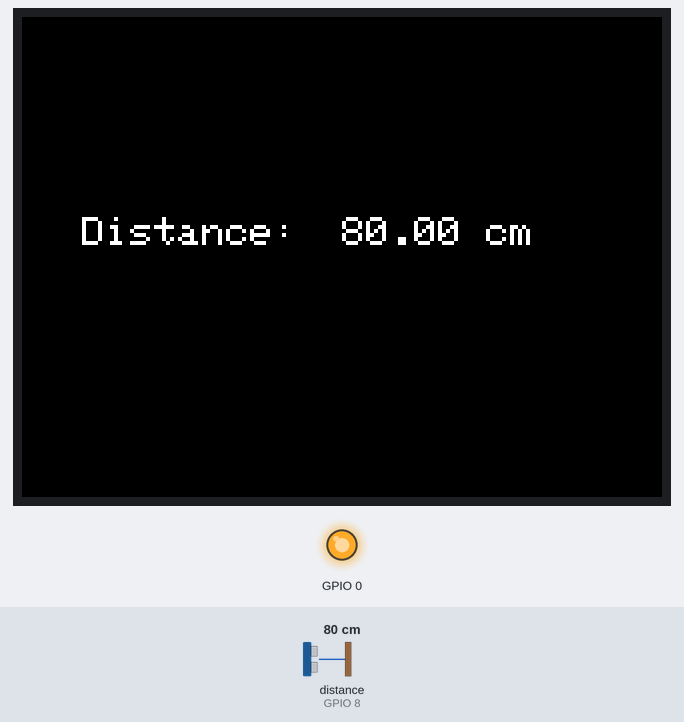
The sketch below on a simulated ESP32. Shown: 320×240 colour display, output pins drawn as LEDs (lit = HIGH). The inputs (shaded band) are chosen by the test bench; at power-on: distance to the obstacle (sensor on GPIO 8) 80 cm. The echo pulse lasts 58.3 µs per cm.

Above: at 1.5 s.
1.6 s: distance to the obstacle (sensor on GPIO 8) set to 2 cm
At 3.2 s:
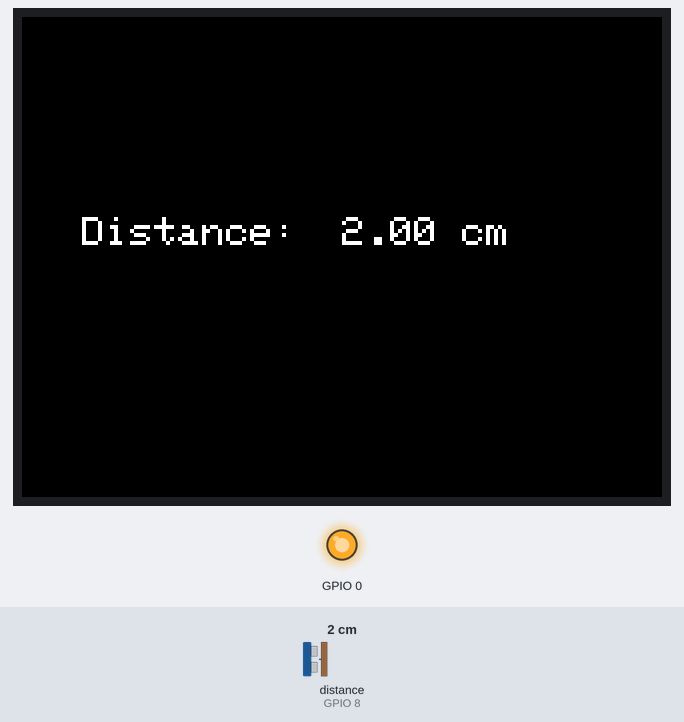
3.5 s: distance to the obstacle (sensor on GPIO 8) set to 4 cm
At 4.3 s:
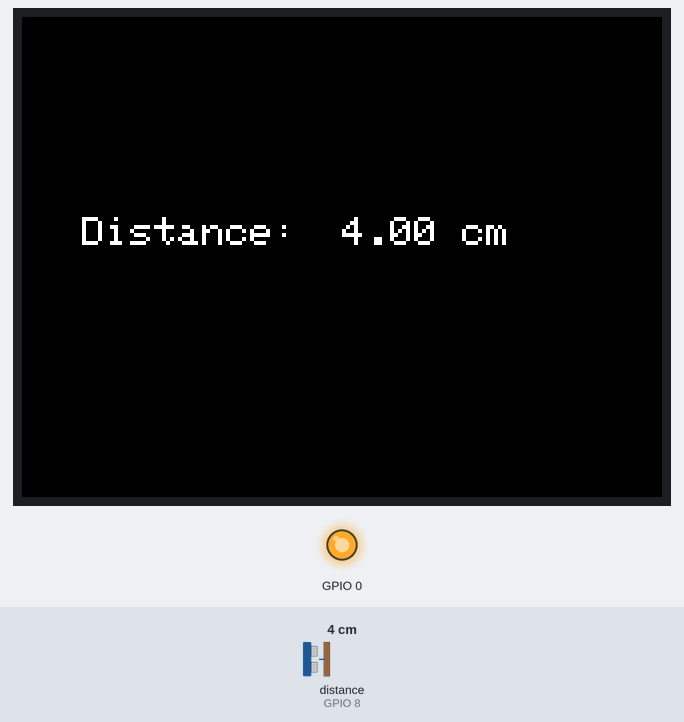
5.1 s: distance to the obstacle (sensor on GPIO 8) set to 9 cm
At 5.5 s:
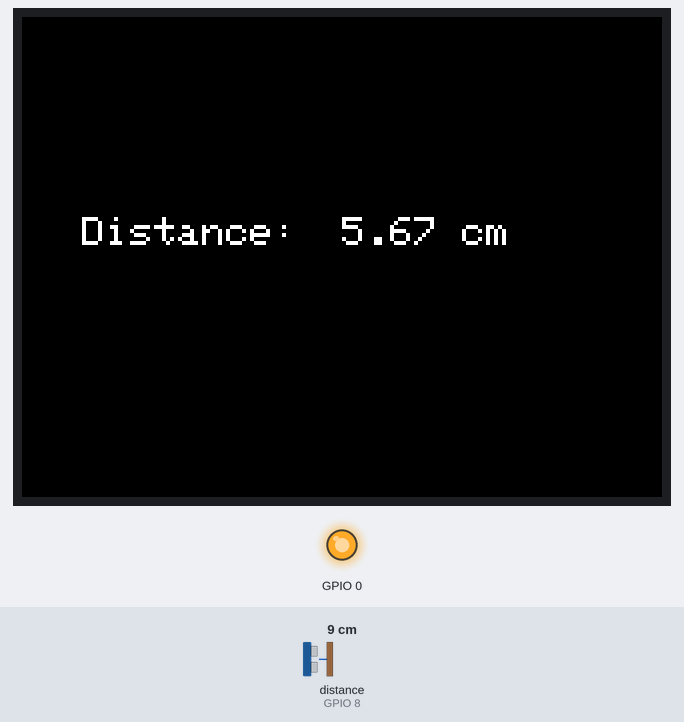
Timing chart, 0 to 8.1 s (numbered marks = the images above; inputs shaded):
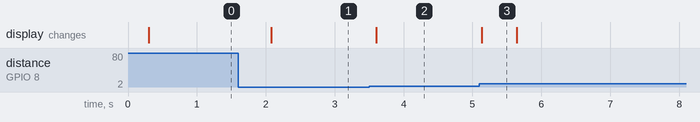

Measured:
- after the input at 1.6 s, the display: changes after 0.48 s (image 1)
- after the input at 3.5 s, the display: changes after 0.11 s (image 2)
- after the input at 5.1 s, the display: changes at once (image 3)
- what the display in image 3 shows lasts 0.5 s, from 5.1 s to 5.6 s

The sketch:

7._Ultrasonic_Ranging_Display.ino
```cpp
/*
  =========================================================
   RP2040 + Ultrasonic Sensor + Display (LovyanGFX)
  =========================================================

  LIBRARIES USED:
  ---------------------------------------------------------
  - HCSR04 (Ultrasonic Distance Sensor)
  - LovyanGFX (Display + Touch Control)

  CONNECTIONS:
  ---------------------------------------------------------
  Ultrasonic Sensor (HC-SR04):
    VCC  -> 5V
    GND  -> GND
    TRIG -> GPIO 9
    ECHO -> GPIO 8

  Display (ST7789 - SPI):
    SCLK -> GPIO 6
    MOSI -> GPIO 7
    DC   -> GPIO 16
    CS   -> GPIO 17

  Touch (FT5x06 - I2C):
    SDA -> GPIO 4
    SCL -> GPIO 5
    INT -> GPIO 25
    RST -> GPIO 24
    Address -> 0x38

  Backlight:
    Control Pin -> GPIO 0

  FUNCTIONALITY:
  ---------------------------------------------------------
  - Measures distance using ultrasonic sensor
  - Applies averaging for stable readings
  - Displays distance on screen
  - Updates every 500 ms
*/

#include <HCSR04.h>
#include <LovyanGFX.hpp>

// ==========================
// ULTRASONIC SENSOR PINS
// ==========================
const byte triggerPin = 9;
const byte echoPin    = 8;

// Create sensor object
UltraSonicDistanceSensor distanceSensor(triggerPin, echoPin);

/*
  =========================================================
   DISPLAY DRIVER CLASS (LGFX)
  =========================================================
*/
class LGFX : public lgfx::LGFX_Device {

  lgfx::Panel_ST7789 _panel_instance;
  lgfx::Bus_SPI _bus_instance;
  lgfx::Touch_FT5x06 _touch_instance;

public:
  LGFX(void) {

    // ==========================
    // SPI CONFIGURATION
    // ==========================
    auto cfg = _bus_instance.config();

    cfg.spi_host = 0;
    cfg.spi_mode = 0;
    cfg.freq_write = 80000000;
    cfg.freq_read  = 16000000;

    cfg.pin_sclk = 6;
    cfg.pin_mosi = 7;
    cfg.pin_miso = -1;
    cfg.pin_dc   = 16;

    _bus_instance.config(cfg);
    _panel_instance.setBus(&_bus_instance);

    // ==========================
    // DISPLAY PANEL CONFIG
    // ==========================
    auto panel_cfg = _panel_instance.config();

    panel_cfg.pin_cs   = 17;
    panel_cfg.pin_rst  = -1;
    panel_cfg.pin_busy = -1;

    panel_cfg.memory_width  = 240;
    panel_cfg.memory_height = 320;

    panel_cfg.panel_width  = 240;
    panel_cfg.panel_height = 320;

    panel_cfg.offset_x = 0;
    panel_cfg.offset_y = 0;
    panel_cfg.offset_rotation = 1;

    panel_cfg.dummy_read_pixel = 8;
    panel_cfg.dummy_read_bits  = 1;

    panel_cfg.readable = false;
    panel_cfg.invert   = true;
    panel_cfg.rgb_order = false;

    panel_cfg.dlen_16bit = false;
    panel_cfg.bus_shared = false;

    _panel_instance.config(panel_cfg);

    // ==========================
    // TOUCH CONFIGURATION
    // ==========================
    auto touch_cfg = _touch_instance.config();

    touch_cfg.x_min = 0;
    touch_cfg.x_max = 239;

    touch_cfg.y_min = 0;
    touch_cfg.y_max = 319;

    touch_cfg.pin_int = 25;
    touch_cfg.pin_rst = 24;

    touch_cfg.bus_shared = false;
    touch_cfg.offset_rotation = 0;

    touch_cfg.i2c_port = 0;
    touch_cfg.i2c_addr = 0x38;

    touch_cfg.pin_sda = 4;
    touch_cfg.pin_scl = 5;

    touch_cfg.freq = 400000;

    _touch_instance.config(touch_cfg);
    _panel_instance.setTouch(&_touch_instance);

    setPanel(&_panel_instance);
  }
};

// ==========================
// DISPLAY OBJECT
// ==========================
LGFX gfx;

// ==========================
// UPDATE INTERVAL
// ==========================
const unsigned long UPDATE_INTERVAL = 500;
unsigned long lastUpdateTime = 0;

// ==========================
// TEXT DISPLAY AREA
// ==========================
const int TEXT_AREA_X = 160;
const int TEXT_AREA_Y = 100;
const int TEXT_AREA_WIDTH  = 60;
const int TEXT_AREA_HEIGHT = 30;

/*
  =========================================================
   FUNCTION: getStableDistance
  =========================================================
  - Takes multiple readings (3 samples)
  - Filters invalid values
  - Returns average distance
*/
float getStableDistance() {

  float total = 0;
  int validCount = 0;

  for (int i = 0; i < 3; i++) {

    float d = distanceSensor.measureDistanceCm();

    if (d > 0 && d < 500) {
      total += d;
      validCount++;
    }

    delay(20);
  }

  if (validCount == 0) return -1;

  return total / validCount;
}

void setup() {

  // ==========================
  // DISPLAY INITIALIZATION
  // ==========================
  gfx.init();

  pinMode(0, OUTPUT);
  digitalWrite(0, HIGH); // Backlight ON

  gfx.setRotation(0);
  gfx.fillScreen(TFT_BLACK);

  // ==========================
  // TEXT SETUP
  // ==========================
  gfx.setTextSize(2);
  gfx.setTextColor(TFT_WHITE);

  gfx.setCursor(30, 100);
  gfx.print("Distance:");

  // ==========================
  // INITIAL DISTANCE DISPLAY
  // ==========================
  float initialDistance = getStableDistance();

  gfx.setCursor(TEXT_AREA_X, TEXT_AREA_Y);

  if (initialDistance > 0) {
    gfx.printf("%.2f cm", initialDistance);
  } else {
    gfx.print("Out of range");
  }
}

void loop() {

  unsigned long currentTime = millis();

  // ==========================
  // PERIODIC UPDATE
  // ==========================
  if (currentTime - lastUpdateTime >= UPDATE_INTERVAL) {

    lastUpdateTime = currentTime;

    float distance = getStableDistance();

    // Clear previous value
    gfx.fillRect(TEXT_AREA_X, TEXT_AREA_Y, TEXT_AREA_WIDTH + 50, TEXT_AREA_HEIGHT, TFT_BLACK);

    gfx.setTextColor(TFT_WHITE);
    gfx.setCursor(TEXT_AREA_X, TEXT_AREA_Y);

    // ==========================
    // DISPLAY NEW VALUE
    // ==========================
    if (distance > 0) {
      gfx.printf("%.2f cm", distance);
    } else {
      gfx.print("Out of range");
    }
  }

  // ==========================
  // SMALL DELAY
  // ==========================
  delay(10);
}
```
